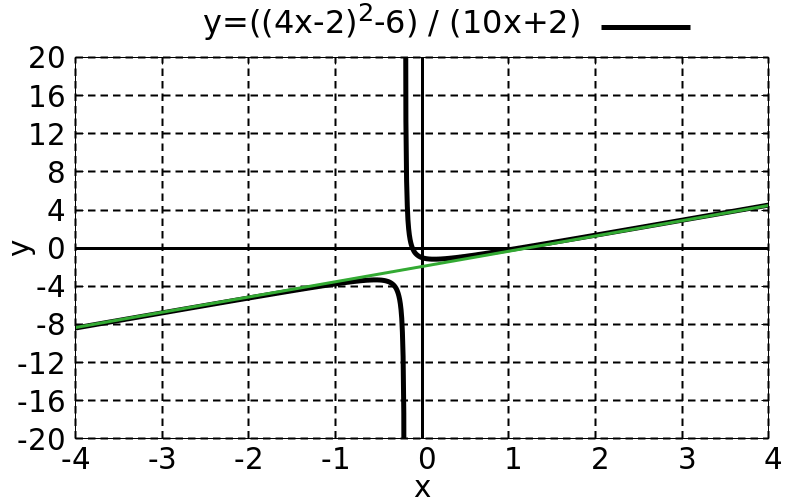

Reproduce this figure in gnuplot.
load "template/function-plot.gnuplot"

set key outside above

set xrange [-4:4]
set yrange [-20:20]

set xtics 1
set ytics 4

plot \
  ((4*x-2)**2-6) / (10*x+2) lc 0 lw 5 title "y=((4x-2)^2-6) / (10x+2)", \
  1.6*x-48.0/25.0 lc "#33aa33" lw 3 notitle
 
